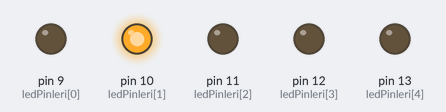
Recording of a sketch running on a simulated Arduino Uno, built with avr-gcc and run on an emulated ATmega328P. Parts: output pins drawn as LEDs (lit = HIGH).

Above: at 0.17 s.
At 0.47 s:
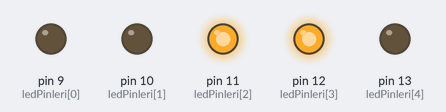
At 0.87 s:
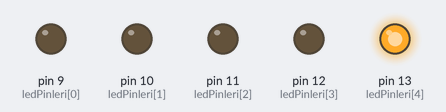
At 1.77 s:
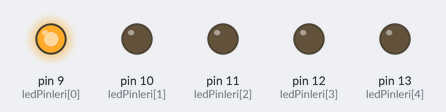
At 2.37 s:
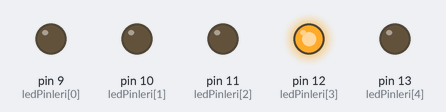
At 3.97 s:
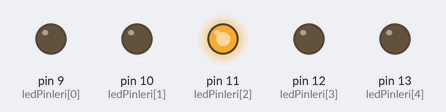
Timing chart, 0 to 4.3 s (numbered marks = the images above):
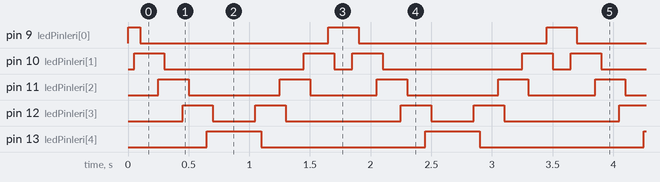

The sketch:

sketch_mar15a.ino
```cpp
const int ledPinleri[] = {9,10, 11, 12, 13}; //ledlerin takılı olduğu pinler olan 9,10,11,12,13 tanımlandı.

void setup() {

  for (int i = 0; i < 5; i++)
      pinMode(ledPinleri[i], OUTPUT); // Bütün pinler sırayla çıkış olarak tanımlandı.
}

void loop() {

  for (int i = 0; i < 4; i++) {
    digitalWrite(ledPinleri[i], HIGH); //9.pindeki led yandı.
    delay(50); //50 ms bekleme süresi
    digitalWrite(ledPinleri[i+1], HIGH);// 10.pindeki led yandı.
    delay(50); //50 ms bekleme süresi
    digitalWrite(ledPinleri[i], LOW);// 9.pindeki led söndü
    delay(100); //100 ms bekleme süresi
  }
//13.pine kadar bu işlem devam eder.

  for (int i = 5; i > 0; i--) {
    digitalWrite(ledPinleri[i], HIGH); //13.pindeki led yandı.
    delay(50);//50 ms bekleme süresi
    digitalWrite(ledPinleri[i-1], HIGH); //12.pindeki led yandı.
    delay(50);//50 ms bekleme süresi
    digitalWrite(ledPinleri[i], LOW);//13.pindeki led söndü.
    delay(100);//100 ms bekleme süresi
  }
//9.pine kadar bu işlem devam eder.
}
```

Measured:
- by itself, pin 9 (ledPinleri[0]): repeats every 1.8 s: LOW 1.6 s, HIGH 0.25 s
- by itself, pin 10 (ledPinleri[1]): repeats every 1.8 s: LOW 1.2 s, HIGH 0.25 s, LOW 0.15 s, HIGH 0.25 s
- by itself, pin 11 (ledPinleri[2]): repeats every 1.8 s: LOW 0.75 s, HIGH 0.25 s, LOW 0.55 s, HIGH 0.25 s
- by itself, pin 12 (ledPinleri[3]): repeats every 1.8 s: LOW 0.35 s, HIGH 0.25 s, LOW 0.95 s, HIGH 0.25 s
- by itself, pin 13 (ledPinleri[4]): alternates HIGH for 0.45 s and LOW for 1.4 s
